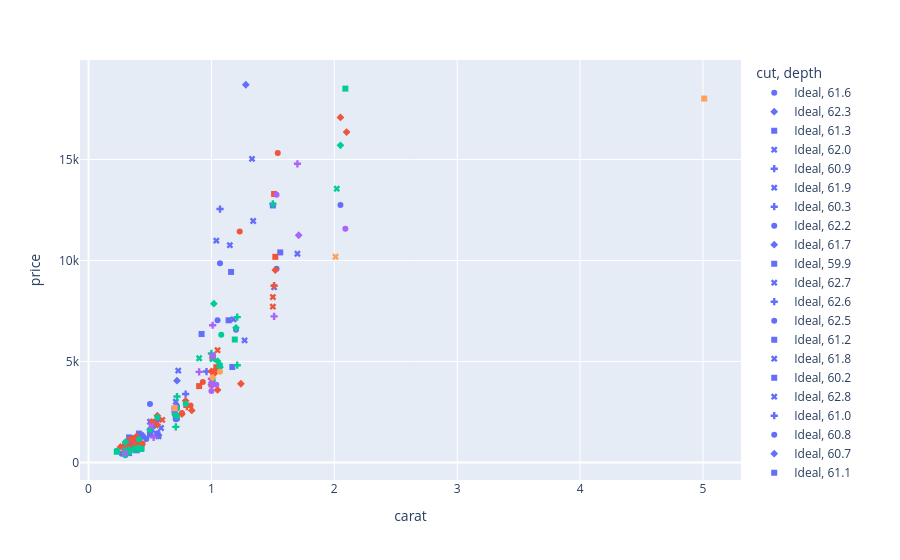

Notebook source saved alongside this figure:
### Code cell
px.scatter(sample, x='carat',y ='price',color = 'cut',symbol = 'depth')

### Figure 1 — Plotly figure (JSON) as saved in the notebook; plotly's stock layout.template omitted (floating-point values rounded to 4 significant figures)
{"data": [{"hovertemplate": "cut=Ideal<br>depth=61.6<br>carat=%{x}<br>price=%{y}<extra></extra>", "legendgroup": "Ideal, 61.6", "marker": {"color": "#636efa", "symbol": "circle"}, "mode": "markers", "name": "Ideal, 61.6", "orientation": "v", "showlegend": true, "type": "scatter", "x": [0.54, 0.72, 0.32, 0.36, 0.3, 0.32], "xaxis": "x", "y": [1957, 2170, 790, 1042, 709, 708], "yaxis": "y"}, {"hovertemplate": "cut=Ideal<br>depth=62.3<br>carat=%{x}<br>price=%{y}<extra></extra>", "legendgroup": "Ideal, 62.3", "marker": {"color": "#636efa", "symbol": "diamond"}, "mode": "markers", "name": "Ideal, 62.3", "orientation": "v", "showlegend": true, "type": "scatter", "x": [0.31, 0.57], "xaxis": "x", "y": [447, 1333], "yaxis": "y"}, {"hovertemplate": "cut=Ideal<br>depth=61.3<br>carat=%{x}<br>price=%{y}<extra></extra>", "legendgroup": "Ideal, 61.3", "marker": {"color": "#636efa", "symbol": "square"}, "mode": "markers", "name": "Ideal, 61.3", "orientation": "v", "showlegend": true, "type": "scatter", "x": [0.41, 0.92, 0.31, 0.33, 1.5, 1.16], "xaxis": "x", "y": [1431, 6360, 734, 463, 12725, 9432], "yaxis": "y"}, {"hovertemplate": "cut=Ideal<br>depth=62.0<br>carat=%{x}<br>price=%{y}<extra></extra>", "legendgroup": "Ideal, 62.0", "marker": {"color": "#636efa", "symbol": "x"}, "mode": "markers", "name": "Ideal, 62.0", "orientation": "v", "showlegend": true, "type": "scatter", "x": [0.31, 0.5, 0.5, 0.73, 0.59, 0.31, 1.34], "xaxis": "x", "y": [489, 2016, 1581, 4547, 1705, 589, 11955], "yaxis": "y"}, {"hovertemplate": "cut=Ideal<br>depth=60.9<br>carat=%{x}<br>price=%{y}<extra></extra>", "legendgroup": "Ideal, 60.9", "marker": {"color": "#636efa", "symbol": "cross"}, "mode": "markers", "name": "Ideal, 60.9", "orientation": "v", "showlegend": true, "type": "scatter", "x": [0.96], "xaxis": "x", "y": [4500], "yaxis": "y"}, {"hovertemplate": "cut=Ideal<br>depth=61.9<br>carat=%{x}<br>price=%{y}<extra></extra>", "legendgroup": "Ideal, 61.9", "marker": {"color": "#636efa", "symbol": "x"}, "mode": "markers", "name": "Ideal, 61.9", "orientation": "v", "showlegend": true, "type": "scatter", "x": [1.18, 0.31, 1.33, 0.32, 0.71, 0.35, 0.51], "xaxis": "x", "y": [7087, 625, 15031, 954, 3007, 676, 1656], "yaxis": "y"}, {"hovertemplate": "cut=Ideal<br>depth=60.3<br>carat=%{x}<br>price=%{y}<extra></extra>", "legendgroup": "Ideal, 60.3", "marker": {"color": "#636efa", "symbol": "cross"}, "mode": "markers", "name": "Ideal, 60.3", "orientation": "v", "showlegend": true, "type": "scatter", "x": [1.07], "xaxis": "x", "y": [12545], "yaxis": "y"}, {"hovertemplate": "cut=Ideal<br>depth=62.2<br>carat=%{x}<br>price=%{y}<extra></extra>", "legendgroup": "Ideal, 62.2", "marker": {"color": "#636efa", "symbol": "circle"}, "mode": "markers", "name": "Ideal, 62.2", "orientation": "v", "showlegend": true, "type": "scatter", "x": [0.36, 1.2, 0.43, 1.53, 2.05, 0.5, 0.4], "xaxis": "x", "y": [1215, 6569, 670, 9596, 12743, 2889, 1125], "yaxis": "y"}, {"hovertemplate": "cut=Ideal<br>depth=61.7<br>carat=%{x}<br>price=%{y}<extra></extra>", "legendgroup": "Ideal, 61.7", "marker": {"color": "#636efa", "symbol": "diamond"}, "mode": "markers", "name": "Ideal, 61.7", "orientation": "v", "showlegend": true, "type": "scatter", "x": [0.72, 0.41, 0.3, 0.52], "xaxis": "x", "y": [4047, 899, 764, 1742], "yaxis": "y"}, {"hovertemplate": "cut=Ideal<br>depth=59.9<br>carat=%{x}<br>price=%{y}<extra></extra>", "legendgroup": "Ideal, 59.9", "marker": {"color": "#636efa", "symbol": "square"}, "mode": "markers", "name": "Ideal, 59.9", "orientation": "v", "showlegend": true, "type": "scatter", "x": [0.5], "xaxis": "x", "y": [1378], "yaxis": "y"}, {"hovertemplate": "cut=Ideal<br>depth=62.7<br>carat=%{x}<br>price=%{y}<extra></extra>", "legendgroup": "Ideal, 62.7", "marker": {"color": "#636efa", "symbol": "x"}, "mode": "markers", "name": "Ideal, 62.7", "orientation": "v", "showlegend": true, "type": "scatter", "x": [1.15], "xaxis": "x", "y": [10757], "yaxis": "y"}, {"hovertemplate": "cut=Ideal<br>depth=62.6<br>carat=%{x}<br>price=%{y}<extra></extra>", "legendgroup": "Ideal, 62.6", "marker": {"color": "#636efa", "symbol": "cross"}, "mode": "markers", "name": "Ideal, 62.6", "orientation": "v", "showlegend": true, "type": "scatter", "x": [0.35, 0.4], "xaxis": "x", "y": [906, 1125], "yaxis": "y"}, {"hovertemplate": "cut=Ideal<br>depth=62.5<br>carat=%{x}<br>price=%{y}<extra></extra>", "legendgroup": "Ideal, 62.5", "marker": {"color": "#636efa", "symbol": "circle"}, "mode": "markers", "name": "Ideal, 62.5", "orientation": "v", "showlegend": true, "type": "scatter", "x": [0.3, 0.27, 0.7, 0.3, 1.05], "xaxis": "x", "y": [639, 432, 2693, 605, 7037], "yaxis": "y"}, {"hovertemplate": "cut=Ideal<br>depth=61.2<br>carat=%{x}<br>price=%{y}<extra></extra>", "legendgroup": "Ideal, 61.2", "marker": {"color": "#636efa", "symbol": "square"}, "mode": "markers", "name": "Ideal, 61.2", "orientation": "v", "showlegend": true, "type": "scatter", "x": [0.52, 0.33, 0.39, 0.56, 0.54, 1.56], "xaxis": "x", "y": [1803, 1240, 603, 1388, 1939, 10399], "yaxis": "y"}, {"hovertemplate": "cut=Ideal<br>depth=61.8<br>carat=%{x}<br>price=%{y}<extra></extra>", "legendgroup": "Ideal, 61.8", "marker": {"color": "#636efa", "symbol": "x"}, "mode": "markers", "name": "Ideal, 61.8", "orientation": "v", "showlegend": true, "type": "scatter", "x": [1.27, 0.41, 1.04, 1.51, 0.3], "xaxis": "x", "y": [6045, 1107, 10984, 8678, 776], "yaxis": "y"}, {"hovertemplate": "cut=Ideal<br>depth=60.2<br>carat=%{x}<br>price=%{y}<extra></extra>", "legendgroup": "Ideal, 60.2", "marker": {"color": "#636efa", "symbol": "square"}, "mode": "markers", "name": "Ideal, 60.2", "orientation": "v", "showlegend": true, "type": "scatter", "x": [0.71], "xaxis": "x", "y": [2319], "yaxis": "y"}, {"hovertemplate": "cut=Ideal<br>depth=62.8<br>carat=%{x}<br>price=%{y}<extra></extra>", "legendgroup": "Ideal, 62.8", "marker": {"color": "#636efa", "symbol": "x"}, "mode": "markers", "name": "Ideal, 62.8", "orientation": "v", "showlegend": true, "type": "scatter", "x": [0.7, 1.7], "xaxis": "x", "y": [2573, 10333], "yaxis": "y"}, {"hovertemplate": "cut=Ideal<br>depth=61.0<br>carat=%{x}<br>price=%{y}<extra></extra>", "legendgroup": "Ideal, 61.0", "marker": {"color": "#636efa", "symbol": "cross"}, "mode": "markers", "name": "Ideal, 61.0", "orientation": "v", "showlegend": true, "type": "scatter", "x": [0.41, 0.79], "xaxis": "x", "y": [863, 3390], "yaxis": "y"}, {"hovertemplate": "cut=Ideal<br>depth=60.8<br>carat=%{x}<br>price=%{y}<extra></extra>", "legendgroup": "Ideal, 60.8", "marker": {"color": "#636efa", "symbol": "circle"}, "mode": "markers", "name": "Ideal, 60.8", "orientation": "v", "showlegend": true, "type": "scatter", "x": [0.47, 0.72, 0.31], "xaxis": "x", "y": [1163, 2782, 583], "yaxis": "y"}, {"hovertemplate": "cut=Ideal<br>depth=60.7<br>carat=%{x}<br>price=%{y}<extra></extra>", "legendgroup": "Ideal, 60.7", "marker": {"color": "#636efa", "symbol": "diamond"}, "mode": "markers", "name": "Ideal, 60.7", "orientation": "v", "showlegend": true, "type": "scatter", "x": [0.41, 0.44, 1.28], "xaxis": "x", "y": [771, 1334, 18700], "yaxis": "y"}, {"hovertemplate": "cut=Ideal<br>depth=61.1<br>carat=%{x}<br>price=%{y}<extra></extra>", "legendgroup": "Ideal, 61.1", "marker": {"color": "#636efa", "symbol": "square"}, "mode": "markers", "name": "Ideal, 61.1", "orientation": "v", "showlegend": true, "type": "scatter", "x": [1.14, 1.17], "xaxis": "x", "y": [7038, 4725], "yaxis": "y"}, {"hovertemplate": "cut=Ideal<br>depth=60.5<br>carat=%{x}<br>price=%{y}<extra></extra>", "legendgroup": "Ideal, 60.5", "marker": {"color": "#636efa", "symbol": "cross"}, "mode": "markers", "name": "Ideal, 60.5", "orientation": "v", "showlegend": true, "type": "scatter", "x": [0.43], "xaxis": "x", "y": [1207], "yaxis": "y"}, {"hovertemplate": "cut=Ideal<br>depth=61.4<br>carat=%{x}<br>price=%{y}<extra></extra>", "legendgroup": "Ideal, 61.4", "marker": {"color": "#636efa", "symbol": "circle"}, "mode": "markers", "name": "Ideal, 61.4", "orientation": "v", "showlegend": true, "type": "scatter", "x": [0.56, 0.41, 0.41, 1.07, 0.3, 0.71], "xaxis": "x", "y": [1441, 1061, 1107, 9863, 626, 2136], "yaxis": "y"}, {"hovertemplate": "cut=Ideal<br>depth=62.1<br>carat=%{x}<br>price=%{y}<extra></extra>", "legendgroup": "Ideal, 62.1", "marker": {"color": "#636efa", "symbol": "diamond"}, "mode": "markers", "name": "Ideal, 62.1", "orientation": "v", "showlegend": true, "type": "scatter", "x": [0.3, 0.56], "xaxis": "x", "y": [886, 2097], "yaxis": "y"}, {"hovertemplate": "cut=Ideal<br>depth=61.5<br>carat=%{x}<br>price=%{y}<extra></extra>", "legendgroup": "Ideal, 61.5", "marker": {"color": "#636efa", "symbol": "cross"}, "mode": "markers", "name": "Ideal, 61.5", "orientation": "v", "showlegend": true, "type": "scatter", "x": [0.3], "xaxis": "x", "y": [454], "yaxis": "y"}, {"hovertemplate": "cut=Ideal<br>depth=62.4<br>carat=%{x}<br>price=%{y}<extra></extra>", "legendgroup": "Ideal, 62.4", "marker": {"color": "#636efa", "symbol": "diamond"}, "mode": "markers", "name": "Ideal, 62.4", "orientation": "v", "showlegend": true, "type": "scatter", "x": [0.51], "xaxis": "x", "y": [1548], "yaxis": "y"}, {"hovertemplate": "cut=Ideal<br>depth=60.6<br>carat=%{x}<br>price=%{y}<extra></extra>", "legendgroup": "Ideal, 60.6", "marker": {"color": "#636efa", "symbol": "square"}, "mode": "markers", "name": "Ideal, 60.6", "orientation": "v", "showlegend": true, "type": "scatter", "x": [0.33], "xaxis": "x", "y": [705], "yaxis": "y"}, {"hovertemplate": "cut=Ideal<br>depth=59.3<br>carat=%{x}<br>price=%{y}<extra></extra>", "legendgroup": "Ideal, 59.3", "marker": {"color": "#636efa", "symbol": "x"}, "mode": "markers", "name": "Ideal, 59.3", "orientation": "v", "showlegend": true, "type": "scatter", "x": [0.57], "xaxis": "x", "y": [1292], "yaxis": "y"}, {"hovertemplate": "cut=Premium<br>depth=61.6<br>carat=%{x}<br>price=%{y}<extra></extra>", "legendgroup": "Premium, 61.6", "marker": {"color": "#EF553B", "symbol": "circle"}, "mode": "markers", "name": "Premium, 61.6", "orientation": "v", "showlegend": true, "type": "scatter", "x": [1.23], "xaxis": "x", "y": [11430], "yaxis": "y"}, {"hovertemplate": "cut=Premium<br>depth=62.3<br>carat=%{x}<br>price=%{y}<extra></extra>", "legendgroup": "Premium, 62.3", "marker": {"color": "#EF553B", "symbol": "diamond"}, "mode": "markers", "name": "Premium, 62.3", "orientation": "v", "showlegend": true, "type": "scatter", "x": [0.32, 0.26, 0.56, 0.79], "xaxis": "x", "y": [591, 769, 1865, 3053], "yaxis": "y"}, {"hovertemplate": "cut=Premium<br>depth=62.0<br>carat=%{x}<br>price=%{y}<extra></extra>", "legendgroup": "Premium, 62.0", "marker": {"color": "#EF553B", "symbol": "x"}, "mode": "markers", "name": "Premium, 62.0", "orientation": "v", "showlegend": true, "type": "scatter", "x": [1.5, 0.34], "xaxis": "x", "y": [8190, 765], "yaxis": "y"}, {"hovertemplate": "cut=Premium<br>depth=60.9<br>carat=%{x}<br>price=%{y}<extra></extra>", "legendgroup": "Premium, 60.9", "marker": {"color": "#EF553B", "symbol": "cross"}, "mode": "markers", "name": "Premium, 60.9", "orientation": "v", "showlegend": true, "type": "scatter", "x": [0.3], "xaxis": "x", "y": [506], "yaxis": "y"}, {"hovertemplate": "cut=Premium<br>depth=60.0<br>carat=%{x}<br>price=%{y}<extra></extra>", "legendgroup": "Premium, 60.0", "marker": {"color": "#EF553B", "symbol": "diamond"}, "mode": "markers", "name": "Premium, 60.0", "orientation": "v", "showlegend": true, "type": "scatter", "x": [1.24, 0.76, 1.02], "xaxis": "x", "y": [3896, 2399, 4381], "yaxis": "y"}, {"hovertemplate": "cut=Premium<br>depth=59.8<br>carat=%{x}<br>price=%{y}<extra></extra>", "legendgroup": "Premium, 59.8", "marker": {"color": "#EF553B", "symbol": "square"}, "mode": "markers", "name": "Premium, 59.8", "orientation": "v", "showlegend": true, "type": "scatter", "x": [1.01, 0.9], "xaxis": "x", "y": [5249, 3780], "yaxis": "y"}, {"hovertemplate": "cut=Premium<br>depth=61.9<br>carat=%{x}<br>price=%{y}<extra></extra>", "legendgroup": "Premium, 61.9", "marker": {"color": "#EF553B", "symbol": "x"}, "mode": "markers", "name": "Premium, 61.9", "orientation": "v", "showlegend": true, "type": "scatter", "x": [1.04], "xaxis": "x", "y": [4543], "yaxis": "y"}, {"hovertemplate": "cut=Premium<br>depth=60.3<br>carat=%{x}<br>price=%{y}<extra></extra>", "legendgroup": "Premium, 60.3", "marker": {"color": "#EF553B", "symbol": "cross"}, "mode": "markers", "name": "Premium, 60.3", "orientation": "v", "showlegend": true, "type": "scatter", "x": [0.3], "xaxis": "x", "y": [473], "yaxis": "y"}, {"hovertemplate": "cut=Premium<br>depth=62.2<br>carat=%{x}<br>price=%{y}<extra></extra>", "legendgroup": "Premium, 62.2", "marker": {"color": "#EF553B", "symbol": "circle"}, "mode": "markers", "name": "Premium, 62.2", "orientation": "v", "showlegend": true, "type": "scatter", "x": [0.44], "xaxis": "x", "y": [926], "yaxis": "y"}, {"hovertemplate": "cut=Premium<br>depth=61.7<br>carat=%{x}<br>price=%{y}<extra></extra>", "legendgroup": "Premium, 61.7", "marker": {"color": "#EF553B", "symbol": "diamond"}, "mode": "markers", "name": "Premium, 61.7", "orientation": "v", "showlegend": true, "type": "scatter", "x": [1.0], "xaxis": "x", "y": [3853], "yaxis": "y"}, {"hovertemplate": "cut=Premium<br>depth=62.7<br>carat=%{x}<br>price=%{y}<extra></extra>", "legendgroup": "Premium, 62.7", "marker": {"color": "#EF553B", "symbol": "x"}, "mode": "markers", "name": "Premium, 62.7", "orientation": "v", "showlegend": true, "type": "scatter", "x": [0.3], "xaxis": "x", "y": [878], "yaxis": "y"}, {"hovertemplate": "cut=Premium<br>depth=62.6<br>carat=%{x}<br>price=%{y}<extra></extra>", "legendgroup": "Premium, 62.6", "marker": {"color": "#EF553B", "symbol": "cross"}, "mode": "markers", "name": "Premium, 62.6", "orientation": "v", "showlegend": true, "type": "scatter", "x": [0.32], "xaxis": "x", "y": [1080], "yaxis": "y"}, {"hovertemplate": "cut=Premium<br>depth=62.5<br>carat=%{x}<br>price=%{y}<extra></extra>", "legendgroup": "Premium, 62.5", "marker": {"color": "#EF553B", "symbol": "circle"}, "mode": "markers", "name": "Premium, 62.5", "orientation": "v", "showlegend": true, "type": "scatter", "x": [0.76, 0.83], "xaxis": "x", "y": [2443, 2825], "yaxis": "y"}, {"hovertemplate": "cut=Premium<br>depth=59.4<br>carat=%{x}<br>price=%{y}<extra></extra>", "legendgroup": "Premium, 59.4", "marker": {"color": "#EF553B", "symbol": "diamond"}, "mode": "markers", "name": "Premium, 59.4", "orientation": "v", "showlegend": true, "type": "scatter", "x": [1.05], "xaxis": "x", "y": [3593], "yaxis": "y"}, {"hovertemplate": "cut=Premium<br>depth=61.2<br>carat=%{x}<br>price=%{y}<extra></extra>", "legendgroup": "Premium, 61.2", "marker": {"color": "#EF553B", "symbol": "square"}, "mode": "markers", "name": "Premium, 61.2", "orientation": "v", "showlegend": true, "type": "scatter", "x": [0.3], "xaxis": "x", "y": [684], "yaxis": "y"}, {"hovertemplate": "cut=Premium<br>depth=61.8<br>carat=%{x}<br>price=%{y}<extra></extra>", "legendgroup": "Premium, 61.8", "marker": {"color": "#EF553B", "symbol": "x"}, "mode": "markers", "name": "Premium, 61.8", "orientation": "v", "showlegend": true, "type": "scatter", "x": [1.05, 0.36], "xaxis": "x", "y": [5557, 1094], "yaxis": "y"}, {"hovertemplate": "cut=Premium<br>depth=60.2<br>carat=%{x}<br>price=%{y}<extra></extra>", "legendgroup": "Premium, 60.2", "marker": {"color": "#EF553B", "symbol": "square"}, "mode": "markers", "name": "Premium, 60.2", "orientation": "v", "showlegend": true, "type": "scatter", "x": [1.04, 1.52], "xaxis": "x", "y": [4717, 10180], "yaxis": "y"}, {"hovertemplate": "cut=Premium<br>depth=62.8<br>carat=%{x}<br>price=%{y}<extra></extra>", "legendgroup": "Premium, 62.8", "marker": {"color": "#EF553B", "symbol": "x"}, "mode": "markers", "name": "Premium, 62.8", "orientation": "v", "showlegend": true, "type": "scatter", "x": [0.6, 1.5], "xaxis": "x", "y": [2106, 7715], "yaxis": "y"}, {"hovertemplate": "cut=Premium<br>depth=60.8<br>carat=%{x}<br>price=%{y}<extra></extra>", "legendgroup": "Premium, 60.8", "marker": {"color": "#EF553B", "symbol": "circle"}, "mode": "markers", "name": "Premium, 60.8", "orientation": "v", "showlegend": true, "type": "scatter", "x": [0.35, 1.54], "xaxis": "x", "y": [1167, 15323], "yaxis": "y"}, {"hovertemplate": "cut=Premium<br>depth=60.7<br>carat=%{x}<br>price=%{y}<extra></extra>", "legendgroup": "Premium, 60.7", "marker": {"color": "#EF553B", "symbol": "diamond"}, "mode": "markers", "name": "Premium, 60.7", "orientation": "v", "showlegend": true, "type": "scatter", "x": [0.56, 0.37], "xaxis": "x", "y": [2318, 833], "yaxis": "y"}, {"hovertemplate": "cut=Premium<br>depth=61.1<br>carat=%{x}<br>price=%{y}<extra></extra>", "legendgroup": "Premium, 61.1", "marker": {"color": "#EF553B", "symbol": "square"}, "mode": "markers", "name": "Premium, 61.1", "orientation": "v", "showlegend": true, "type": "scatter", "x": [0.52, 1.51, 0.43], "xaxis": "x", "y": [2012, 13293, 867], "yaxis": "y"}, {"hovertemplate": "cut=Premium<br>depth=60.5<br>carat=%{x}<br>price=%{y}<extra></extra>", "legendgroup": "Premium, 60.5", "marker": {"color": "#EF553B", "symbol": "cross"}, "mode": "markers", "name": "Premium, 60.5", "orientation": "v", "showlegend": true, "type": "scatter", "x": [1.02, 0.3], "xaxis": "x", "y": [4478, 810], "yaxis": "y"}, {"hovertemplate": "cut=Premium<br>depth=62.9<br>carat=%{x}<br>price=%{y}<extra></extra>", "legendgroup": "Premium, 62.9", "marker": {"color": "#EF553B", "symbol": "circle"}, "mode": "markers", "name": "Premium, 62.9", "orientation": "v", "showlegend": true, "type": "scatter", "x": [0.93], "xaxis": "x", "y": [3984], "yaxis": "y"}, {"hovertemplate": "cut=Premium<br>depth=58.9<br>carat=%{x}<br>price=%{y}<extra></extra>", "legendgroup": "Premium, 58.9", "marker": {"color": "#EF553B", "symbol": "diamond"}, "mode": "markers", "name": "Premium, 58.9", "orientation": "v", "showlegend": true, "type": "scatter", "x": [1.0], "xaxis": "x", "y": [4514], "yaxis": "y"}, {"hovertemplate": "cut=Premium<br>depth=59.1<br>carat=%{x}<br>price=%{y}<extra></extra>", "legendgroup": "Premium, 59.1", "marker": {"color": "#EF553B", "symbol": "square"}, "mode": "markers", "name": "Premium, 59.1", "orientation": "v", "showlegend": true, "type": "scatter", "x": [1.01], "xaxis": "x", "y": [5166], "yaxis": "y"}, {"hovertemplate": "cut=Premium<br>depth=61.4<br>carat=%{x}<br>price=%{y}<extra></extra>", "legendgroup": "Premium, 61.4", "marker": {"color": "#EF553B", "symbol": "circle"}, "mode": "markers", "name": "Premium, 61.4", "orientation": "v", "showlegend": true, "type": "scatter", "x": [0.4], "xaxis": "x", "y": [982], "yaxis": "y"}, {"hovertemplate": "cut=Premium<br>depth=62.1<br>carat=%{x}<br>price=%{y}<extra></extra>", "legendgroup": "Premium, 62.1", "marker": {"color": "#EF553B", "symbol": "diamond"}, "mode": "markers", "name": "Premium, 62.1", "orientation": "v", "showlegend": true, "type": "scatter", "x": [2.1, 1.01, 1.52], "xaxis": "x", "y": [16357, 3869, 9527], "yaxis": "y"}, {"hovertemplate": "cut=Premium<br>depth=61.5<br>carat=%{x}<br>price=%{y}<extra></extra>", "legendgroup": "Premium, 61.5", "marker": {"color": "#EF553B", "symbol": "cross"}, "mode": "markers", "name": "Premium, 61.5", "orientation": "v", "showlegend": true, "type": "scatter", "x": [1.51, 0.8, 1.0], "xaxis": "x", "y": [8752, 2760, 4144], "yaxis": "y"}, {"hovertemplate": "cut=Premium<br>depth=62.4<br>carat=%{x}<br>price=%{y}<extra></extra>", "legendgroup": "Premium, 62.4", "marker": {"color": "#EF553B", "symbol": "diamond"}, "mode": "markers", "name": "Premium, 62.4", "orientation": "v", "showlegend": true, "type": "scatter", "x": [0.84], "xaxis": "x", "y": [2574], "yaxis": "y"}, {"hovertemplate": "cut=Premium<br>depth=59.7<br>carat=%{x}<br>price=%{y}<extra></extra>", "legendgroup": "Premium, 59.7", "marker": {"color": "#EF553B", "symbol": "diamond"}, "mode": "markers", "name": "Premium, 59.7", "orientation": "v", "showlegend": true, "type": "scatter", "x": [2.05], "xaxis": "x", "y": [17081], "yaxis": "y"}, {"hovertemplate": "cut=Premium<br>depth=58.0<br>carat=%{x}<br>price=%{y}<extra></extra>", "legendgroup": "Premium, 58.0", "marker": {"color": "#EF553B", "symbol": "diamond"}, "mode": "markers", "name": "Premium, 58.0", "orientation": "v", "showlegend": true, "type": "scatter", "x": [0.39], "xaxis": "x", "y": [1290], "yaxis": "y"}, {"hovertemplate": "cut=Very Good<br>depth=61.6<br>carat=%{x}<br>price=%{y}<extra></extra>", "legendgroup": "Very Good, 61.6", "marker": {"color": "#00cc96", "symbol": "circle"}, "mode": "markers", "name": "Very Good, 61.6", "orientation": "v", "showlegend": true, "type": "scatter", "x": [1.07, 0.42, 0.33, 0.23], "xaxis": "x", "y": [4824, 687, 492, 583], "yaxis": "y"}, {"hovertemplate": "cut=Very Good<br>depth=62.3<br>carat=%{x}<br>price=%{y}<extra></extra>", "legendgroup": "Very Good, 62.3", "marker": {"color": "#00cc96", "symbol": "diamond"}, "mode": "markers", "name": "Very Good, 62.3", "orientation": "v", "showlegend": true, "type": "scatter", "x": [0.41], "xaxis": "x", "y": [638], "yaxis": "y"}, {"hovertemplate": "cut=Very Good<br>depth=61.3<br>carat=%{x}<br>price=%{y}<extra></extra>", "legendgroup": "Very Good, 61.3", "marker": {"color": "#00cc96", "symbol": "square"}, "mode": "markers", "name": "Very Good, 61.3", "orientation": "v", "showlegend": true, "type": "scatter", "x": [2.09, 0.38], "xaxis": "x", "y": [18509, 685], "yaxis": "y"}, {"hovertemplate": "cut=Very Good<br>depth=60.9<br>carat=%{x}<br>price=%{y}<extra></extra>", "legendgroup": "Very Good, 60.9", "marker": {"color": "#00cc96", "symbol": "cross"}, "mode": "markers", "name": "Very Good, 60.9", "orientation": "v", "showlegend": true, "type": "scatter", "x": [1.21, 1.5], "xaxis": "x", "y": [4816, 12798], "yaxis": "y"}, {"hovertemplate": "cut=Very Good<br>depth=63.1<br>carat=%{x}<br>price=%{y}<extra></extra>", "legendgroup": "Very Good, 63.1", "marker": {"color": "#00cc96", "symbol": "circle"}, "mode": "markers", "name": "Very Good, 63.1", "orientation": "v", "showlegend": true, "type": "scatter", "x": [0.72, 1.08], "xaxis": "x", "y": [2670, 6319], "yaxis": "y"}, {"hovertemplate": "cut=Very Good<br>depth=62.2<br>carat=%{x}<br>price=%{y}<extra></extra>", "legendgroup": "Very Good, 62.2", "marker": {"color": "#00cc96", "symbol": "circle"}, "mode": "markers", "name": "Very Good, 62.2", "orientation": "v", "showlegend": true, "type": "scatter", "x": [0.3], "xaxis": "x", "y": [357], "yaxis": "y"}, {"hovertemplate": "cut=Very Good<br>depth=59.9<br>carat=%{x}<br>price=%{y}<extra></extra>", "legendgroup": "Very Good, 59.9", "marker": {"color": "#00cc96", "symbol": "square"}, "mode": "markers", "name": "Very Good, 59.9", "orientation": "v", "showlegend": true, "type": "scatter", "x": [0.43], "xaxis": "x", "y": [671], "yaxis": "y"}, {"hovertemplate": "cut=Very Good<br>depth=62.7<br>carat=%{x}<br>price=%{y}<extra></extra>", "legendgroup": "Very Good, 62.7", "marker": {"color": "#00cc96", "symbol": "x"}, "mode": "markers", "name": "Very Good, 62.7", "orientation": "v", "showlegend": true, "type": "scatter", "x": [0.3, 0.35, 0.9], "xaxis": "x", "y": [605, 614, 5160], "yaxis": "y"}, {"hovertemplate": "cut=Very Good<br>depth=62.5<br>carat=%{x}<br>price=%{y}<extra></extra>", "legendgroup": "Very Good, 62.5", "marker": {"color": "#00cc96", "symbol": "circle"}, "mode": "markers", "name": "Very Good, 62.5", "orientation": "v", "showlegend": true, "type": "scatter", "x": [0.41], "xaxis": "x", "y": [719], "yaxis": "y"}, {"hovertemplate": "cut=Very Good<br>depth=59.4<br>carat=%{x}<br>price=%{y}<extra></extra>", "legendgroup": "Very Good, 59.4", "marker": {"color": "#00cc96", "symbol": "diamond"}, "mode": "markers", "name": "Very Good, 59.4", "orientation": "v", "showlegend": true, "type": "scatter", "x": [0.5], "xaxis": "x", "y": [1624], "yaxis": "y"}, {"hovertemplate": "cut=Very Good<br>depth=61.2<br>carat=%{x}<br>price=%{y}<extra></extra>", "legendgroup": "Very Good, 61.2", "marker": {"color": "#00cc96", "symbol": "square"}, "mode": "markers", "name": "Very Good, 61.2", "orientation": "v", "showlegend": true, "type": "scatter", "x": [0.23], "xaxis": "x", "y": [530], "yaxis": "y"}, {"hovertemplate": "cut=Very Good<br>depth=63.4<br>carat=%{x}<br>price=%{y}<extra></extra>", "legendgroup": "Very Good, 63.4", "marker": {"color": "#00cc96", "symbol": "cross"}, "mode": "markers", "name": "Very Good, 63.4", "orientation": "v", "showlegend": true, "type": "scatter", "x": [0.72, 0.3], "xaxis": "x", "y": [3264, 422], "yaxis": "y"}, {"hovertemplate": "cut=Very Good<br>depth=59.5<br>carat=%{x}<br>price=%{y}<extra></extra>", "legendgroup": "Very Good, 59.5", "marker": {"color": "#00cc96", "symbol": "circle"}, "mode": "markers", "name": "Very Good, 59.5", "orientation": "v", "showlegend": true, "type": "scatter", "x": [0.56], "xaxis": "x", "y": [2236], "yaxis": "y"}, {"hovertemplate": "cut=Very Good<br>depth=63.5<br>carat=%{x}<br>price=%{y}<extra></extra>", "legendgroup": "Very Good, 63.5", "marker": {"color": "#00cc96", "symbol": "diamond"}, "mode": "markers", "name": "Very Good, 63.5", "orientation": "v", "showlegend": true, "type": "scatter", "x": [2.05, 0.3, 1.2], "xaxis": "x", "y": [15701, 1010, 6666], "yaxis": "y"}, {"hovertemplate": "cut=Very Good<br>depth=62.8<br>carat=%{x}<br>price=%{y}<extra></extra>", "legendgroup": "Very Good, 62.8", "marker": {"color": "#00cc96", "symbol": "x"}, "mode": "markers", "name": "Very Good, 62.8", "orientation": "v", "showlegend": true, "type": "scatter", "x": [1.01], "xaxis": "x", "y": [5119], "yaxis": "y"}, {"hovertemplate": "cut=Very Good<br>depth=61.0<br>carat=%{x}<br>price=%{y}<extra></extra>", "legendgroup": "Very Good, 61.0", "marker": {"color": "#00cc96", "symbol": "cross"}, "mode": "markers", "name": "Very Good, 61.0", "orientation": "v", "showlegend": true, "type": "scatter", "x": [0.71], "xaxis": "x", "y": [1760], "yaxis": "y"}, {"hovertemplate": "cut=Very Good<br>depth=61.1<br>carat=%{x}<br>price=%{y}<extra></extra>", "legendgroup": "Very Good, 61.1", "marker": {"color": "#00cc96", "symbol": "square"}, "mode": "markers", "name": "Very Good, 61.1", "orientation": "v", "showlegend": true, "type": "scatter", "x": [1.19], "xaxis": "x", "y": [6086], "yaxis": "y"}, {"hovertemplate": "cut=Very Good<br>depth=62.9<br>carat=%{x}<br>price=%{y}<extra></extra>", "legendgroup": "Very Good, 62.9", "marker": {"color": "#00cc96", "symbol": "circle"}, "mode": "markers", "name": "Very Good, 62.9", "orientation": "v", "showlegend": true, "type": "scatter", "x": [0.4, 0.72, 0.41], "xaxis": "x", "y": [699, 2285, 1151], "yaxis": "y"}, {"hovertemplate": "cut=Very Good<br>depth=61.4<br>carat=%{x}<br>price=%{y}<extra></extra>", "legendgroup": "Very Good, 61.4", "marker": {"color": "#00cc96", "symbol": "circle"}, "mode": "markers", "name": "Very Good, 61.4", "orientation": "v", "showlegend": true, "type": "scatter", "x": [0.7], "xaxis": "x", "y": [2400], "yaxis": "y"}, {"hovertemplate": "cut=Very Good<br>depth=62.1<br>carat=%{x}<br>price=%{y}<extra></extra>", "legendgroup": "Very Good, 62.1", "marker": {"color": "#00cc96", "symbol": "diamond"}, "mode": "markers", "name": "Very Good, 62.1", "orientation": "v", "showlegend": true, "type": "scatter", "x": [1.02, 1.07], "xaxis": "x", "y": [7861, 4716], "yaxis": "y"}, {"hovertemplate": "cut=Very Good<br>depth=61.5<br>carat=%{x}<br>price=%{y}<extra></extra>", "legendgroup": "Very Good, 61.5", "marker": {"color": "#00cc96", "symbol": "cross"}, "mode": "markers", "name": "Very Good, 61.5", "orientation": "v", "showlegend": true, "type": "scatter", "x": [0.33], "xaxis": "x", "y": [608], "yaxis": "y"}, {"hovertemplate": "cut=Very Good<br>depth=63.7<br>carat=%{x}<br>price=%{y}<extra></extra>", "legendgroup": "Very Good, 63.7", "marker": {"color": "#00cc96", "symbol": "square"}, "mode": "markers", "name": "Very Good, 63.7", "orientation": "v", "showlegend": true, "type": "scatter", "x": [1.01], "xaxis": "x", "y": [3998], "yaxis": "y"}, {"hovertemplate": "cut=Very Good<br>depth=63.3<br>carat=%{x}<br>price=%{y}<extra></extra>", "legendgroup": "Very Good, 63.3", "marker": {"color": "#00cc96", "symbol": "x"}, "mode": "markers", "name": "Very Good, 63.3", "orientation": "v", "showlegend": true, "type": "scatter", "x": [2.02], "xaxis": "x", "y": [13554], "yaxis": "y"}, {"hovertemplate": "cut=Very Good<br>depth=60.4<br>carat=%{x}<br>price=%{y}<extra></extra>", "legendgroup": "Very Good, 60.4", "marker": {"color": "#00cc96", "symbol": "cross"}, "mode": "markers", "name": "Very Good, 60.4", "orientation": "v", "showlegend": true, "type": "scatter", "x": [1.21], "xaxis": "x", "y": [7196], "yaxis": "y"}, {"hovertemplate": "cut=Very Good<br>depth=59.7<br>carat=%{x}<br>price=%{y}<extra></extra>", "legendgroup": "Very Good, 59.7", "marker": {"color": "#00cc96", "symbol": "diamond"}, "mode": "markers", "name": "Very Good, 59.7", "orientation": "v", "showlegend": true, "type": "scatter", "x": [1.05], "xaxis": "x", "y": [5019], "yaxis": "y"}, {"hovertemplate": "cut=Very Good<br>depth=63.2<br>carat=%{x}<br>price=%{y}<extra></extra>", "legendgroup": "Very Good, 63.2", "marker": {"color": "#00cc96", "symbol": "cross"}, "mode": "markers", "name": "Very Good, 63.2", "orientation": "v", "showlegend": true, "type": "scatter", "x": [1.0], "xaxis": "x", "y": [5396], "yaxis": "y"}, {"hovertemplate": "cut=Very Good<br>depth=63.0<br>carat=%{x}<br>price=%{y}<extra></extra>", "legendgroup": "Very Good, 63.0", "marker": {"color": "#00cc96", "symbol": "circle"}, "mode": "markers", "name": "Very Good, 63.0", "orientation": "v", "showlegend": true, "type": "scatter", "x": [0.79], "xaxis": "x", "y": [2904], "yaxis": "y"}, {"hovertemplate": "cut=Good<br>depth=63.1<br>carat=%{x}<br>price=%{y}<extra></extra>", "legendgroup": "Good, 63.1", "marker": {"color": "#ab63fa", "symbol": "circle"}, "mode": "markers", "name": "Good, 63.1", "orientation": "v", "showlegend": true, "type": "scatter", "x": [1.53], "xaxis": "x", "y": [13248], "yaxis": "y"}, {"hovertemplate": "cut=Good<br>depth=59.8<br>carat=%{x}<br>price=%{y}<extra></extra>", "legendgroup": "Good, 59.8", "marker": {"color": "#ab63fa", "symbol": "square"}, "mode": "markers", "name": "Good, 59.8", "orientation": "v", "showlegend": true, "type": "scatter", "x": [1.01], "xaxis": "x", "y": [5277], "yaxis": "y"}, {"hovertemplate": "cut=Good<br>depth=62.6<br>carat=%{x}<br>price=%{y}<extra></extra>", "legendgroup": "Good, 62.6", "marker": {"color": "#ab63fa", "symbol": "cross"}, "mode": "markers", "name": "Good, 62.6", "orientation": "v", "showlegend": true, "type": "scatter", "x": [0.9], "xaxis": "x", "y": [4485], "yaxis": "y"}, {"hovertemplate": "cut=Good<br>depth=57.6<br>carat=%{x}<br>price=%{y}<extra></extra>", "legendgroup": "Good, 57.6", "marker": {"color": "#ab63fa", "symbol": "x"}, "mode": "markers", "name": "Good, 57.6", "orientation": "v", "showlegend": true, "type": "scatter", "x": [0.51], "xaxis": "x", "y": [1812], "yaxis": "y"}, {"hovertemplate": "cut=Good<br>depth=65.6<br>carat=%{x}<br>price=%{y}<extra></extra>", "legendgroup": "Good, 65.6", "marker": {"color": "#ab63fa", "symbol": "x"}, "mode": "markers", "name": "Good, 65.6", "orientation": "v", "showlegend": true, "type": "scatter", "x": [1.0], "xaxis": "x", "y": [4042], "yaxis": "y"}, {"hovertemplate": "cut=Good<br>depth=63.9<br>carat=%{x}<br>price=%{y}<extra></extra>", "legendgroup": "Good, 63.9", "marker": {"color": "#ab63fa", "symbol": "cross"}, "mode": "markers", "name": "Good, 63.9", "orientation": "v", "showlegend": true, "type": "scatter", "x": [0.53, 1.7, 1.51], "xaxis": "x", "y": [1242, 14787, 7233], "yaxis": "y"}, {"hovertemplate": "cut=Good<br>depth=64.3<br>carat=%{x}<br>price=%{y}<extra></extra>", "legendgroup": "Good, 64.3", "marker": {"color": "#ab63fa", "symbol": "square"}, "mode": "markers", "name": "Good, 64.3", "orientation": "v", "showlegend": true, "type": "scatter", "x": [0.7], "xaxis": "x", "y": [2625], "yaxis": "y"}, {"hovertemplate": "cut=Good<br>depth=63.8<br>carat=%{x}<br>price=%{y}<extra></extra>", "legendgroup": "Good, 63.8", "marker": {"color": "#ab63fa", "symbol": "x"}, "mode": "markers", "name": "Good, 63.8", "orientation": "v", "showlegend": true, "type": "scatter", "x": [0.3, 1.0], "xaxis": "x", "y": [450, 3850], "yaxis": "y"}, {"hovertemplate": "cut=Good<br>depth=58.1<br>carat=%{x}<br>price=%{y}<extra></extra>", "legendgroup": "Good, 58.1", "marker": {"color": "#ab63fa", "symbol": "circle"}, "mode": "markers", "name": "Good, 58.1", "orientation": "v", "showlegend": true, "type": "scatter", "x": [1.0], "xaxis": "x", "y": [3541], "yaxis": "y"}, {"hovertemplate": "cut=Good<br>depth=57.2<br>carat=%{x}<br>price=%{y}<extra></extra>", "legendgroup": "Good, 57.2", "marker": {"color": "#ab63fa", "symbol": "circle"}, "mode": "markers", "name": "Good, 57.2", "orientation": "v", "showlegend": true, "type": "scatter", "x": [2.09], "xaxis": "x", "y": [11576], "yaxis": "y"}, {"hovertemplate": "cut=Good<br>depth=57.4<br>carat=%{x}<br>price=%{y}<extra></extra>", "legendgroup": "Good, 57.4", "marker": {"color": "#ab63fa", "symbol": "circle"}, "mode": "markers", "name": "Good, 57.4", "orientation": "v", "showlegend": true, "type": "scatter", "x": [1.04], "xaxis": "x", "y": [3844], "yaxis": "y"}, {"hovertemplate": "cut=Good<br>depth=58.0<br>carat=%{x}<br>price=%{y}<extra></extra>", "legendgroup": "Good, 58.0", "marker": {"color": "#ab63fa", "symbol": "diamond"}, "mode": "markers", "name": "Good, 58.0", "orientation": "v", "showlegend": true, "type": "scatter", "x": [1.71], "xaxis": "x", "y": [11250], "yaxis": "y"}, {"hovertemplate": "cut=Good<br>depth=59.0<br>carat=%{x}<br>price=%{y}<extra></extra>", "legendgroup": "Good, 59.0", "marker": {"color": "#ab63fa", "symbol": "cross"}, "mode": "markers", "name": "Good, 59.0", "orientation": "v", "showlegend": true, "type": "scatter", "x": [1.01], "xaxis": "x", "y": [6794], "yaxis": "y"}, {"hovertemplate": "cut=Fair<br>depth=62.2<br>carat=%{x}<br>price=%{y}<extra></extra>", "legendgroup": "Fair, 62.2", "marker": {"color": "#FFA15A", "symbol": "circle"}, "mode": "markers", "name": "Fair, 62.2", "orientation": "v", "showlegend": true, "type": "scatter", "x": [1.07], "xaxis": "x", "y": [4496], "yaxis": "y"}, {"hovertemplate": "cut=Fair<br>depth=60.6<br>carat=%{x}<br>price=%{y}<extra></extra>", "legendgroup": "Fair, 60.6", "marker": {"color": "#FFA15A", "symbol": "square"}, "mode": "markers", "name": "Fair, 60.6", "orientation": "v", "showlegend": true, "type": "scatter", "x": [0.7], "xaxis": "x", "y": [2697], "yaxis": "y"}, {"hovertemplate": "cut=Fair<br>depth=65.5<br>carat=%{x}<br>price=%{y}<extra></extra>", "legendgroup": "Fair, 65.5", "marker": {"color": "#FFA15A", "symbol": "square"}, "mode": "markers", "name": "Fair, 65.5", "orientation": "v", "showlegend": true, "type": "scatter", "x": [5.01], "xaxis": "x", "y": [18018], "yaxis": "y"}, {"hovertemplate": "cut=Fair<br>depth=64.9<br>carat=%{x}<br>price=%{y}<extra></extra>", "legendgroup": "Fair, 64.9", "marker": {"color": "#FFA15A", "symbol": "x"}, "mode": "markers", "name": "Fair, 64.9", "orientation": "v", "showlegend": true, "type": "scatter", "x": [2.01], "xaxis": "x", "y": [10184], "yaxis": "y"}, {"hovertemplate": "cut=Fair<br>depth=65.3<br>carat=%{x}<br>price=%{y}<extra></extra>", "legendgroup": "Fair, 65.3", "marker": {"color": "#FFA15A", "symbol": "diamond"}, "mode": "markers", "name": "Fair, 65.3", "orientation": "v", "showlegend": true, "type": "scatter", "x": [1.01], "xaxis": "x", "y": [4205], "yaxis": "y"}], "layout": {"legend": {"title": {"text": "cut, depth"}, "tracegroupgap": 0}, "margin": {"t": 60}, "xaxis": {"anchor": "y", "domain": [0, 1], "title": {"text": "carat"}}, "yaxis": {"anchor": "x", "domain": [0, 1], "title": {"text": "price"}}}}
